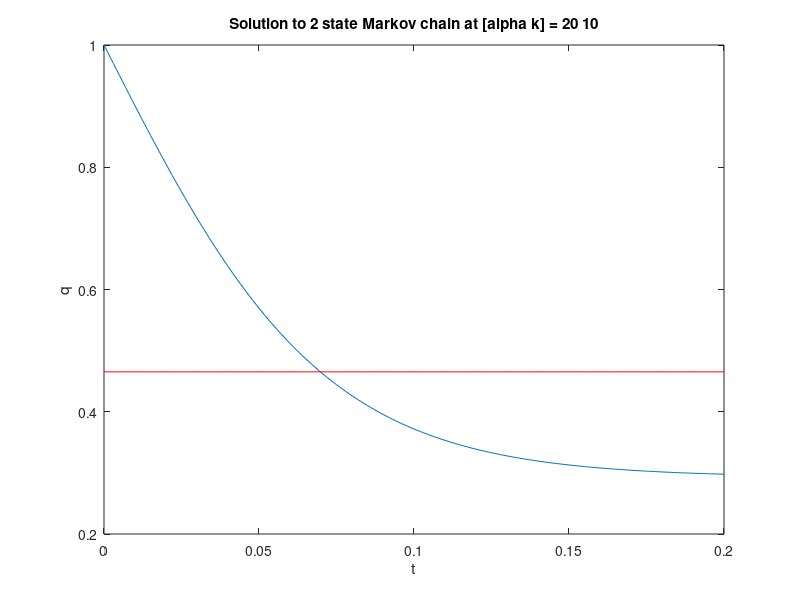
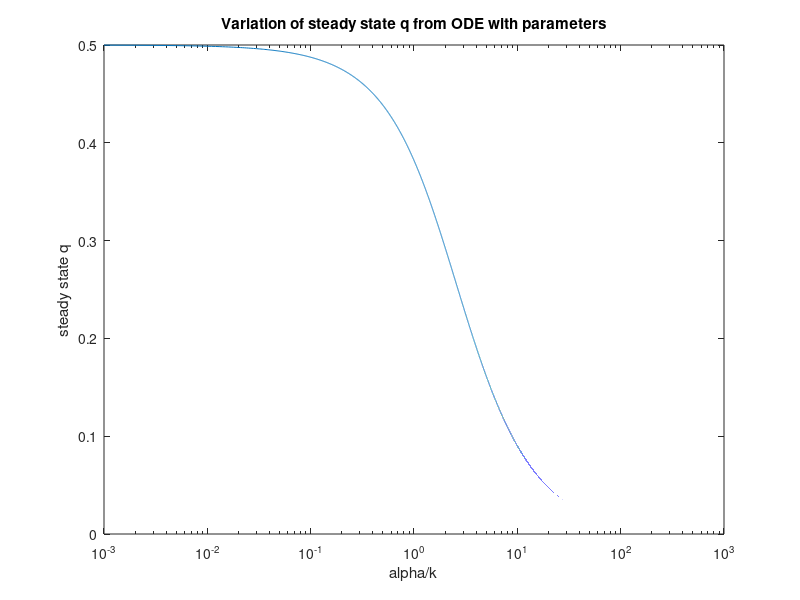

MATLAB code for these plots, in order:
% This first cell solves the single ODE that determines the q behaviour
% between jumps of the output

% Solution to 2 state ODE
clear all
clc
close all

% Assign parameters and solve coefficients
alpha = 20;
k = 10;
T = 2/k;
delt = 2/alpha;
duty = k/alpha;
a = duty + 0.5;
b = sqrt(duty^2 + 0.25);
B = atanh((a - 1)/b);

% Obtain ODE solution across time
t = 0:0.001:T;
q = a - b*tanh(b*alpha*t + B);

% Obtain mean of curve and mean error
qmean = a - (1/(alpha*T))*(log(cosh(b*alpha*T + B)) - log(cosh(B)));
emean = 0.5 - qmean;

% Calculate steady state q value
qSS = a - b;

% Estimate numerically the statistics of e
e = 0.5 - q;
eEst.mean = mean(e);
eEst.var = var(e);
eEst.mse = eEst.var + eEst.mean^2;

% Plot resulting curve and mean
figure;
plot(t, q);
hold on
plot(t, qmean*ones(size(t)), 'r');
xlabel('t');
ylabel('q');
title(['Solution to 2 state Markov chain at [alpha k] = ' [num2str(alpha) ' ' num2str(k)]]);

%% 
% This cell looks at some general behaviour of the q solutions

% Obtain how steady state q depends on alpha
alpha1 = 0.01:0.01:10000;
par = k./alpha1;
a1 = par + 0.5;
b1 = sqrt(par.^2 + 0.25);
qSS1 = a1 - b1;

% Plot the variation of qSS with k/alpha
figure;
semilogx(1./par, qSS1);
xlabel('alpha/k');
ylabel('steady state q');
title('Variation of steady state q from ODE with parameters');
